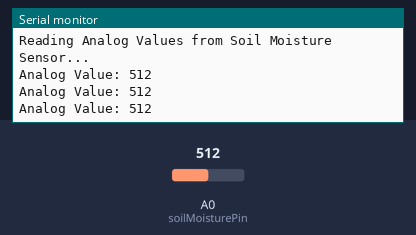
Recording of a sketch running on a simulated Arduino Uno, built with avr-gcc and run on an emulated ATmega328P. Shown: the last lines printed to the serial monitor. Inputs (shaded band) come from the test bench; at power-on: A0 (soilMoisturePin) = 512.

Above: at 1.3 s.
1.4 s: A0 (soilMoisturePin) set to 716
At 1.9 s:
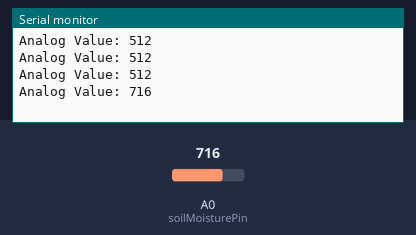
2.9 s: A0 (soilMoisturePin) set to 900
At 3.4 s:
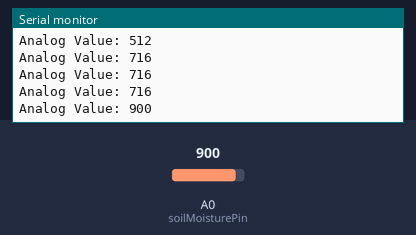
Timing chart, 0 to 5.9 s (numbered marks = the images above; inputs shaded):
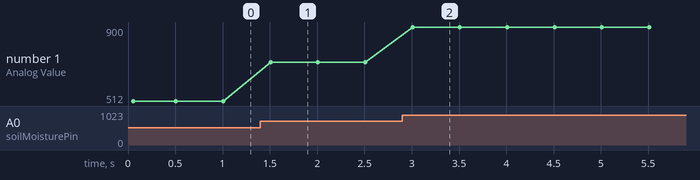

The sketch:

SOIL_MOISTURE_CALIBRATION_CODE.ino
```cpp
// Define the analog pin connected to the soil moisture sensor
const int soilMoisturePin = A0;

void setup() {
  // Initialize serial communication for debugging
  Serial.begin(9600);

  // Set up the analog pin as input (optional)
  pinMode(soilMoisturePin, INPUT);

  // Print a startup message
  Serial.println("Reading Analog Values from Soil Moisture Sensor...");
}

void loop() {
  // Read the analog value from the sensor
  int analogValue = analogRead(soilMoisturePin);

  // Print the raw analog value
  Serial.print("Analog Value: ");
  Serial.println(analogValue);

  // Add a delay for readability in the Serial Monitor
  delay(500);
}
```

Measured:
- after the input at 1.4 s, the serial monitor: prints a new line after 0.11 s (image 1)
- after the input at 2.9 s, the serial monitor: prints a new line after 0.11 s (image 2)
- plotted number 1: 512 → 716 after the input at 1.4 s, 716 → 900 after the input at 2.9 s
